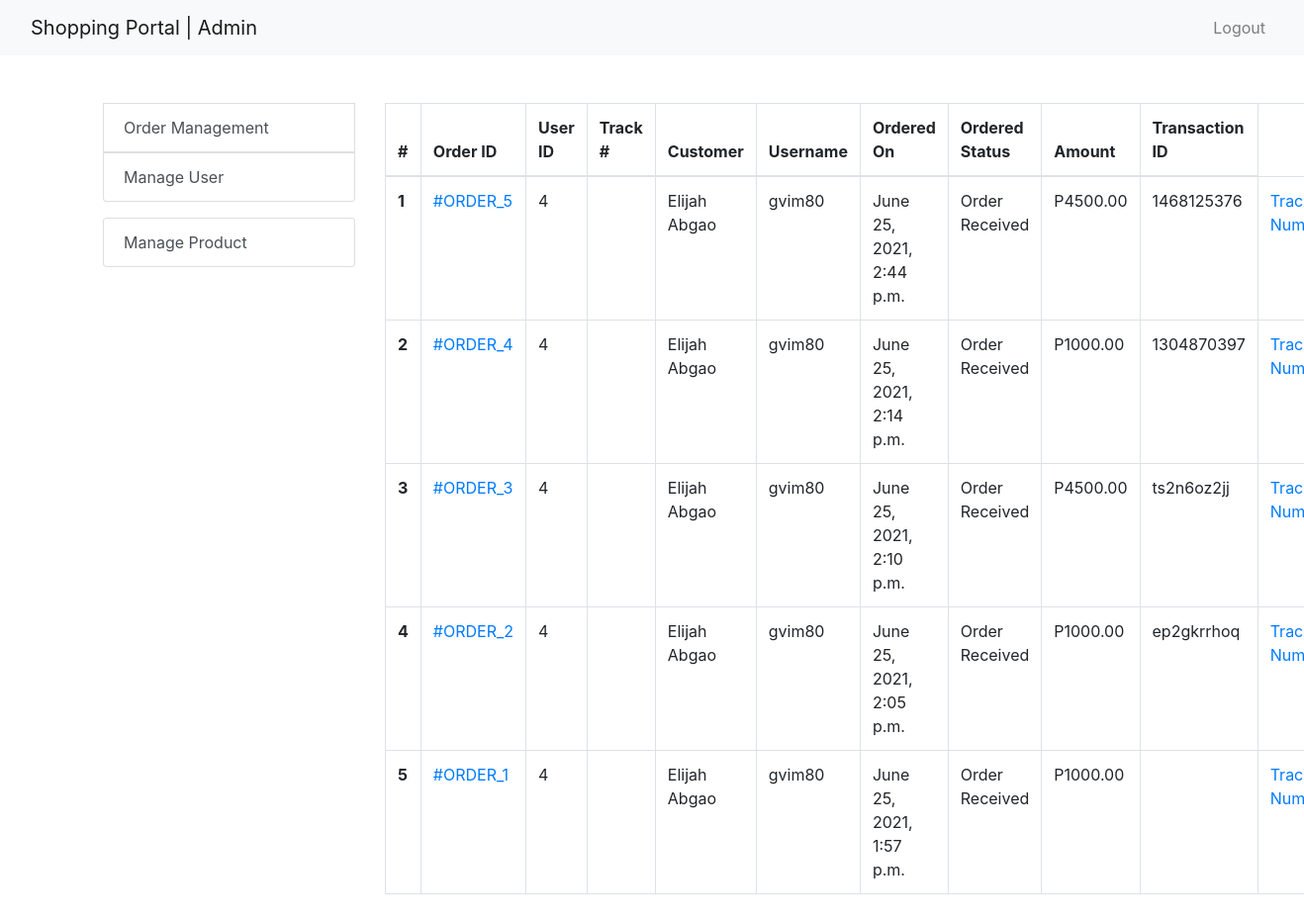
The app's page /admin-received/ (signed in), older data.
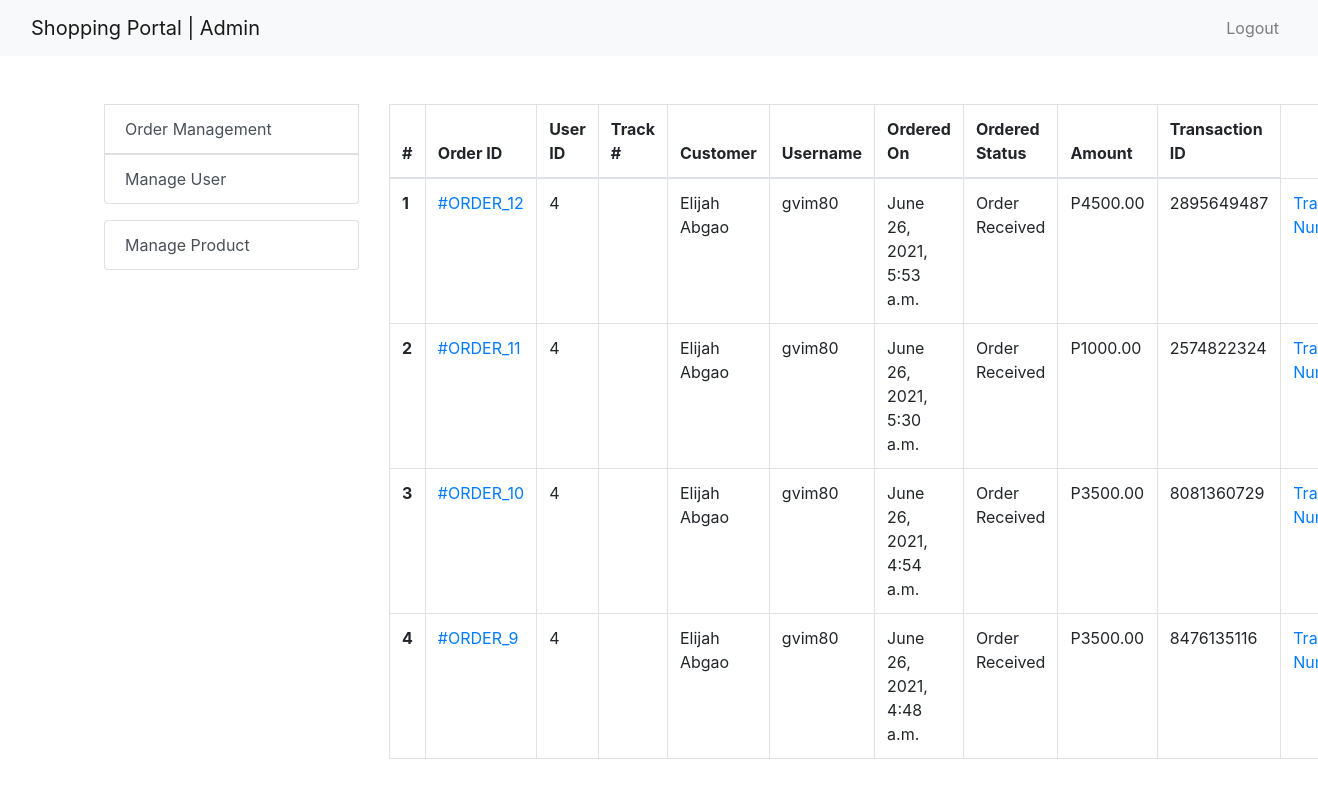
The same page, newer data.
### ecomapp/models.py (models this page shows, shortened)
class Order(models.Model):
    cart = models.OneToOneField(Cart, on_delete=models.CASCADE)
    fullname = models.CharField(max_length=200)
    barangay = models.CharField(max_length=200, null=True, blank=True)
    street = models.CharField(max_length=200, null=True, blank=True)
    city = models.CharField(max_length=200, null=True, blank=True)
    province = models.CharField(max_length=200, null=True, blank=True)
    postal = models.IntegerField(null=True, blank=True)
    mobile = models.CharField(max_length=11)
    email = models.EmailField(null=True, blank=True)
    subtotal = models.PositiveIntegerField()
    discount = models.PositiveIntegerField()
    total = models.PositiveIntegerField()
    order_status = models.CharField(max_length=50, choices=ORDER_STATUS)
    created_at = models.DateTimeField(auto_now_add=True)
    payment_completed = models.BooleanField(default=False, null=True, blank=True)
    number = models.CharField(max_length=20)
    transaction_id = models.CharField(max_length=255)

class Cart(models.Model):
    customer = models.ForeignKey(Customer, on_delete=models.SET_NULL, null=True, blank=True)
    total = models.PositiveIntegerField(default=0)
    created_at = models.DateTimeField(auto_now_add=True)

class Customer(models.Model):
    user = models.OneToOneField(User, on_delete=models.CASCADE)
    full_name = models.CharField(max_length=200)
    mobile = models.CharField(max_length=11)
    address = models.CharField(max_length=200, null=True, blank=True)
    birthday = models.DateField(auto_now_add=False, auto_now=False, blank=True, null=True)
    gender = models.CharField(max_length=50, choices=GENDER_CHOICES)
    joined_on = models.DateTimeField(auto_now_add=True)

### ecomapp/views.py (the view)
# urls.py: path("admin-received/", AdminReceivedView.as_view(), name="receivedorder"),
class AdminReceivedView(AdminRequiredMixin, TemplateView):
    template_name = "adminpages/adminreceivedorder.html"
    def get_context_data(self, **kwargs):
        context = super().get_context_data(**kwargs)
        context["receivedorders"] = Order.objects.filter(order_status="Order Received").order_by("-id")
        return context

### ecomapp/views.py (called while the page is built)
    def dispatch(self, request, *args, **kwargs):
        if request.user.is_authenticated and Admin.objects.filter(user=request.user).exists():
            pass
        else:
            return redirect("/admin-login/")
        return super().dispatch(request, *args, **kwargs)

### templates/adminpages/adminreceivedorder.html (shortened to what this page needs)
{% extends "adminpages/adminbase.html" %}
{% block content %}
<div class="container my-5">
    <div class="row my-4">
        <div class="col-sm-3">
            <div class="list-group">
                <div class="dropdown show">
                    <a class="list-group-item list-group-item-action " role="button" id="dropdownMenuLink" data-toggle="dropdown" aria-haspopup="true" aria-expanded="false">Order Management</a>
                </div>
                <a href="{% url 'ecomapp:manageuser' %}" class="list-group-item list-group-item-action" aria-current="true">Manage User</a>
            </div>
            <div class="list-group my-3">
                <a href="{% url 'ecomapp:manageproduct' %}" class="list-group-item list-group-item-action" aria-current="true">Manage Product</a>
            </div>
        </div>
        <div class="col-md-9">
            <table class="table table-bordered">
                <thead>
                    <tr>
                        <th scope="col">#</th>
                        <th scope="col">Order ID</th>
                        <th scope="col">User ID</th>
                        <th scope="col">Track #</th>
                        <th scope="col">Customer</th>
                        <th scope="col">Username</th>
                        <th scope="col">Ordered On</th>
                        <th scope="col">Ordered Status</th>
                        <th scope="col">Amount</th>
                        <th scope="col">Transaction ID</th>
                    </tr>
                </thead>
                <tbody>
                    {% for order in receivedorders %}
                    <tr>
                        <th scope="row">{{forloop.counter}}</th>
                        <td><a href="{% url 'ecomapp:adminorderdetail' order.id %}">#ORDER_{{order.id}}</a></td>
                        <td>{{order.cart.customer.id}}</td>
                        <td>{{order.number}}</td>
                        <td>{{order.fullname}}</td>
                        <td>{{order.cart.customer.user.username}}</td>
                        <td>{{order.created_at}}</td>
                        <td>{{order.order_status}}</td>
                        <td>P{{order.total}}.00</td>
                        <td>{{order.transaction_id}}</td>
                        <td><a href="{% url 'ecomapp:admintracking' order.id %}">Track Number</a></td>
                    </tr>
                    {% endfor %}
                </tbody>
            </table>
        </div>
    </div>
</div>
{% endblock %}

Row changes from the older to the newer data that the page shows:
removed Order: id "5", cart.customer.id "4", fullname "Elijah Abgao", cart.customer.user.username "gvim80", created_at "June 25, 2021, 2:44 p.m.", order_status "Order Received", total "4500", transaction_id "1468125376"
removed Order: id "4", cart.customer.id "4", fullname "Elijah Abgao", cart.customer.user.username "gvim80", created_at "June 25, 2021, 2:14 p.m.", order_status "Order Received", total "1000", transaction_id "1304870397"
removed Order: id "3", cart.customer.id "4", fullname "Elijah Abgao", cart.customer.user.username "gvim80", created_at "June 25, 2021, 2:10 p.m.", order_status "Order Received", total "4500", transaction_id "ts2n6oz2jj"
removed Order: id "2", cart.customer.id "4", fullname "Elijah Abgao", cart.customer.user.username "gvim80", created_at "June 25, 2021, 2:05 p.m.", order_status "Order Received", total "1000", transaction_id "ep2gkrrhoq"
removed Order: id "1", cart.customer.id "4", fullname "Elijah Abgao", cart.customer.user.username "gvim80", created_at "June 25, 2021, 1:57 p.m.", order_status "Order Received", total "1000"
added Order: id "12", cart.customer.id "4", fullname "Elijah Abgao", cart.customer.user.username "gvim80", created_at "June 26, 2021, 5:53 a.m.", order_status "Order Received", total "4500", transaction_id "2895649487"
added Order: id "11", cart.customer.id "4", fullname "Elijah Abgao", cart.customer.user.username "gvim80", created_at "June 26, 2021, 5:30 a.m.", order_status "Order Received", total "1000", transaction_id "2574822324"
added Order: id "10", cart.customer.id "4", fullname "Elijah Abgao", cart.customer.user.username "gvim80", created_at "June 26, 2021, 4:54 a.m.", order_status "Order Received", total "3500", transaction_id "8081360729"
added Order: id "9", cart.customer.id "4", fullname "Elijah Abgao", cart.customer.user.username "gvim80", created_at "June 26, 2021, 4:48 a.m.", order_status "Order Received", total "3500", transaction_id "8476135116"
